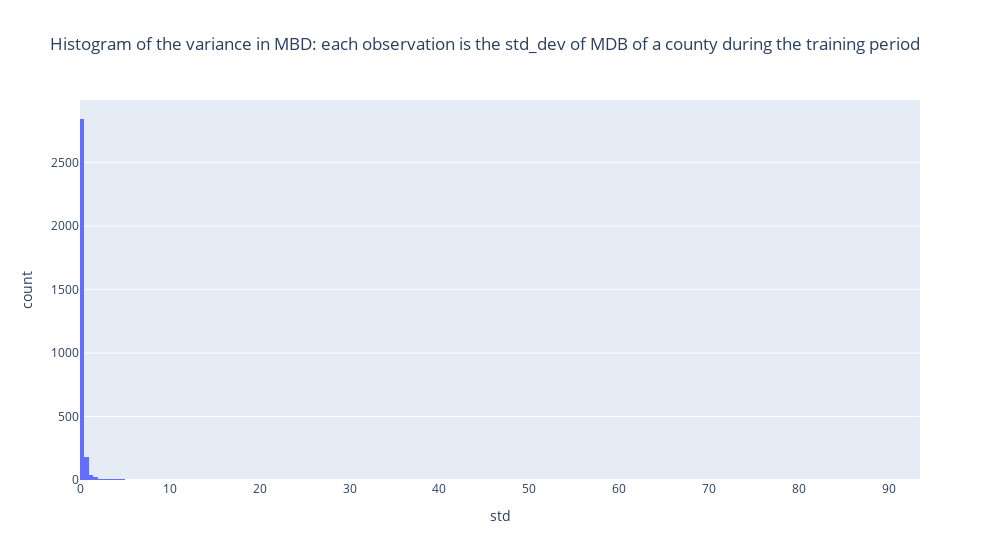

This figure's notebook cell:
### Code cell
mbd_variance = train_0.groupby('cfips')['mbd'].agg(['var','std']).reset_index()
mbd_variance.head()

px.histogram(mbd_variance, 
                x = 'std',
                nbins = 300,
                width = 1000,
                title = "Histogram of the variance in MBD: each observation is the std_dev of MDB of a county during the training period").show()

### Figure 1 — Plotly figure (JSON) as saved in the notebook; plotly's stock layout.template omitted (floating-point values rounded to 4 significant figures; data arrays with more than 128 entries replaced by an {"elided": "..."} marker saying what was removed)
{"data": [{"alignmentgroup": "True", "bingroup": "x", "hovertemplate": "std=%{x}<br>count=%{y}<extra></extra>", "legendgroup": "", "marker": {"color": "#636efa", "pattern": {"shape": ""}}, "name": "", "nbinsx": 300, "offsetgroup": "", "orientation": "v", "showlegend": false, "type": "histogram", "x": {"elided": "3135 float values"}, "xaxis": "x", "yaxis": "y"}], "layout": {"barmode": "relative", "legend": {"tracegroupgap": 0}, "title": {"text": "Histogram of the variance in MBD: each observation is the std_dev of MDB of a county during the training period"}, "width": 1000, "xaxis": {"anchor": "y", "domain": [0, 1], "title": {"text": "std"}}, "yaxis": {"anchor": "x", "domain": [0, 1], "title": {"text": "count"}}}}
